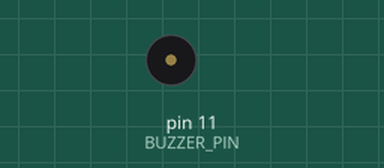
This sketch was run on a simulated Arduino Uno, built with avr-gcc and run on an emulated ATmega328P. Shown: buzzer (waves = sounding).

Above: at 0.36 s.
At 3.1 s:
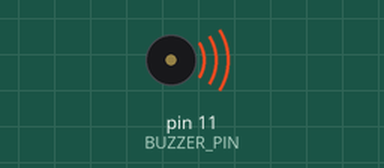
Timing chart, 0 to 4.0 s (numbered marks = the images above):
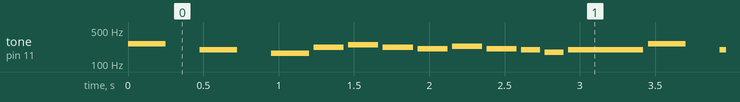

Measured:
- by itself, tone on pin 11 (BUZZER_PIN): plays 262 Hz for 0.25 s, 196 Hz for 0.25 s, 165 Hz for 0.25 s, 220 Hz for 0.20 s, 247 Hz for 0.20 s, 220 Hz for 0.20 s … (452 notes in this stretch)

The sketch:

Tone32Test.ino
```cpp
#include <pitches.h>

const int BUZZER_PIN = 11; // passiv buzzer

// definerer Game Over-melodien fra Super Mario Bros. med varighet paa hver note
int melody[] = {
NOTE_C4, 0, NOTE_G3, 0, NOTE_E3, NOTE_A3,
NOTE_B3, NOTE_A3, NOTE_GS3, NOTE_AS3,
NOTE_GS3, NOTE_G3, NOTE_F3, NOTE_G3
};
int noteDurations[] = {
   4,6,4,6,4,5,5,5,5,5,5,8,8,2
};


void setup() {}

void loop() {
  for (int thisNote = 0; thisNote < 14; thisNote++) {
      // fjerdedel = 1000 / 4, aattendedel = 1000/8,
      // triol = 1000/5 o.l.
      int noteDuration = 1000/noteDurations[thisNote];
      tone(BUZZER_PIN, melody[thisNote],noteDuration);
      // en liten pause mellom hver note
      delay(noteDuration +30);
  }
}
```
